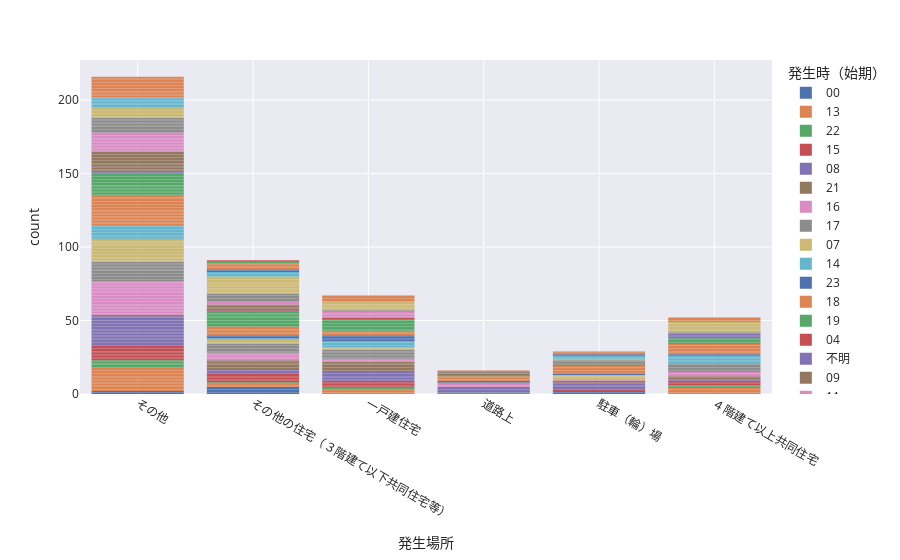

This figure's notebook cell:
### Code cell
fig = px.bar(kashiwa,
            x='発生場所',
            color='発生時（始期）',
            template='seaborn')
fig.update_traces(
    marker_line_width=0
)
fig.update_xaxes(categoryorder='category ascending')
fig.show()

### Figure 1 — Plotly figure (JSON) as saved in the notebook; plotly's stock layout.template omitted (floating-point values rounded to 4 significant figures)
{"data": [{"alignmentgroup": "True", "hovertemplate": "発生時（始期）=00<br>発生場所=%{x}<br>count=%{y}<extra></extra>", "legendgroup": "00", "marker": {"color": "rgb(76,114,176)", "line": {"width": 0}, "pattern": {"shape": ""}}, "name": "00", "offsetgroup": "00", "orientation": "v", "showlegend": true, "textposition": "auto", "type": "bar", "x": ["その他の住宅（３階建て以下共同住宅等）", "その他の住宅（３階建て以下共同住宅等）", "その他の住宅（３階建て以下共同住宅等）", "駐車（輪）場", "その他の住宅（３階建て以下共同住宅等）", "駐車（輪）場", "その他", "その他", "その他の住宅（３階建て以下共同住宅等）"], "xaxis": "x", "y": [1, 1, 1, 1, 1, 1, 1, 1, 1], "yaxis": "y"}, {"alignmentgroup": "True", "hovertemplate": "発生時（始期）=13<br>発生場所=%{x}<br>count=%{y}<extra></extra>", "legendgroup": "13", "marker": {"color": "rgb(221,132,82)", "line": {"width": 0}, "pattern": {"shape": ""}}, "name": "13", "offsetgroup": "13", "orientation": "v", "showlegend": true, "textposition": "auto", "type": "bar", "x": ["一戸建住宅", "その他", "一戸建住宅", "その他", "その他", "一戸建住宅", "その他", "その他", "その他の住宅（３階建て以下共同住宅等）", "その他", "４階建て以上共同住宅", "その他", "その他", "その他", "その他", "４階建て以上共同住宅", "その他", "その他", "その他", "その他", "４階建て以上共同住宅", "４階建て以上共同住宅", "その他の住宅（３階建て以下共同住宅等）", "その他", "その他"], "xaxis": "x", "y": [1, 1, 1, 1, 1, 1, 1, 1, 1, 1, 1, 1, 1, 1, 1, 1, 1, 1, 1, 1, 1, 1, 1, 1, 1], "yaxis": "y"}, {"alignmentgroup": "True", "hovertemplate": "発生時（始期）=22<br>発生場所=%{x}<br>count=%{y}<extra></extra>", "legendgroup": "22", "marker": {"color": "rgb(85,168,104)", "line": {"width": 0}, "pattern": {"shape": ""}}, "name": "22", "offsetgroup": "22", "orientation": "v", "showlegend": true, "textposition": "auto", "type": "bar", "x": ["その他の住宅（３階建て以下共同住宅等）", "その他", "４階建て以上共同住宅", "その他", "その他", "４階建て以上共同住宅", "その他", "道路上", "その他", "一戸建住宅", "一戸建住宅"], "xaxis": "x", "y": [1, 1, 1, 1, 1, 1, 1, 1, 1, 1, 1], "yaxis": "y"}, {"alignmentgroup": "True", "hovertemplate": "発生時（始期）=15<br>発生場所=%{x}<br>count=%{y}<extra></extra>", "legendgroup": "15", "marker": {"color": "rgb(196,78,82)", "line": {"width": 0}, "pattern": {"shape": ""}}, "name": "15", "offsetgroup": "15", "orientation": "v", "showlegend": true, "textposition": "auto", "type": "bar", "x": ["一戸建住宅", "その他の住宅（３階建て以下共同住宅等）", "その他", "その他", "一戸建住宅", "その他", "その他の住宅（３階建て以下共同住宅等）", "一戸建住宅", "その他", "その他", "４階建て以上共同住宅", "４階建て以上共同住宅", "その他", "その他", "駐車（輪）場", "一戸建住宅", "その他", "その他", "その他の住宅（３階建て以下共同住宅等）", "その他", "その他の住宅（３階建て以下共同住宅等）", "その他の住宅（３階建て以下共同住宅等）", "４階建て以上共同住宅", "その他の住宅（３階建て以下共同住宅等）"], "xaxis": "x", "y": [1, 1, 1, 1, 1, 1, 1, 1, 1, 1, 1, 1, 1, 1, 1, 1, 1, 1, 1, 1, 1, 1, 1, 1], "yaxis": "y"}, {"alignmentgroup": "True", "hovertemplate": "発生時（始期）=08<br>発生場所=%{x}<br>count=%{y}<extra></extra>", "legendgroup": "08", "marker": {"color": "rgb(129,114,179)", "line": {"width": 0}, "pattern": {"shape": ""}}, "name": "08", "offsetgroup": "08", "orientation": "v", "showlegend": true, "textposition": "auto", "type": "bar", "x": ["その他", "一戸建住宅", "一戸建住宅", "一戸建住宅", "４階建て以上共同住宅", "その他", "その他", "その他", "道路上", "その他", "その他", "その他", "その他", "一戸建住宅", "一戸建住宅", "駐車（輪）場", "その他の住宅（３階建て以下共同住宅等）", "その他の住宅（３階建て以下共同住宅等）", "その他", "その他", "道路上", "駐車（輪）場", "その他", "道路上", "その他", "その他の住宅（３階建て以下共同住宅等）", "その他", "その他", "その他", "一戸建住宅", "その他", "その他", "その他", "駐車（輪）場", "その他", "駐車（輪）場", "その他"], "xaxis": "x", "y": [1, 1, 1, 1, 1, 1, 1, 1, 1, 1, 1, 1, 1, 1, 1, 1, 1, 1, 1, 1, 1, 1, 1, 1, 1, 1, 1, 1, 1, 1, 1, 1, 1, 1, 1, 1, 1], "yaxis": "y"}, {"alignmentgroup": "True", "hovertemplate": "発生時（始期）=21<br>発生場所=%{x}<br>count=%{y}<extra></extra>", "legendgroup": "21", "marker": {"color": "rgb(147,120,96)", "line": {"width": 0}, "pattern": {"shape": ""}}, "name": "21", "offsetgroup": "21", "orientation": "v", "showlegend": true, "textposition": "auto", "type": "bar", "x": ["一戸建住宅", "一戸建住宅", "道路上", "その他の住宅（３階建て以下共同住宅等）", "一戸建住宅", "一戸建住宅", "その他の住宅（３階建て以下共同住宅等）", "一戸建住宅", "その他の住宅（３階建て以下共同住宅等）", "その他の住宅（３階建て以下共同住宅等）", "４階建て以上共同住宅", "その他の住宅（３階建て以下共同住宅等）", "駐車（輪）場", "４階建て以上共同住宅", "駐車（輪）場", "その他", "その他の住宅（３階建て以下共同住宅等）", "一戸建住宅", "一戸建住宅"], "xaxis": "x", "y": [1, 1, 1, 1, 1, 1, 1, 1, 1, 1, 1, 1, 1, 1, 1, 1, 1, 1, 1], "yaxis": "y"}, {"alignmentgroup": "True", "hovertemplate": "発生時（始期）=16<br>発生場所=%{x}<br>count=%{y}<extra></extra>", "legendgroup": "16", "marker": {"color": "rgb(218,139,195)", "line": {"width": 0}, "pattern": {"shape": ""}}, "name": "16", "offsetgroup": "16", "orientation": "v", "showlegend": true, "textposition": "auto", "type": "bar", "x": ["その他の住宅（３階建て以下共同住宅等）", "その他", "その他", "道路上", "その他", "その他", "その他", "その他", "その他", "その他", "その他", "その他", "その他の住宅（３階建て以下共同住宅等）", "道路上", "その他の住宅（３階建て以下共同住宅等）", "４階建て以上共同住宅", "その他", "その他", "その他", "４階建て以上共同住宅", "その他", "その他", "その他", "４階建て以上共同住宅", "その他", "その他", "その他", "その他の住宅（３階建て以下共同住宅等）", "その他", "その他の住宅（３階建て以下共同住宅等）", "駐車（輪）場", "その他", "一戸建住宅", "その他", "その他", "一戸建住宅"], "xaxis": "x", "y": [1, 1, 1, 1, 1, 1, 1, 1, 1, 1, 1, 1, 1, 1, 1, 1, 1, 1, 1, 1, 1, 1, 1, 1, 1, 1, 1, 1, 1, 1, 1, 1, 1, 1, 1, 1], "yaxis": "y"}, {"alignmentgroup": "True", "hovertemplate": "発生時（始期）=17<br>発生場所=%{x}<br>count=%{y}<extra></extra>", "legendgroup": "17", "marker": {"color": "rgb(140,140,140)", "line": {"width": 0}, "pattern": {"shape": ""}}, "name": "17", "offsetgroup": "17", "orientation": "v", "showlegend": true, "textposition": "auto", "type": "bar", "x": ["一戸建住宅", "一戸建住宅", "その他の住宅（３階建て以下共同住宅等）", "その他の住宅（３階建て以下共同住宅等）", "その他", "その他", "その他", "一戸建住宅", "一戸建住宅", "その他", "道路上", "その他", "その他の住宅（３階建て以下共同住宅等）", "４階建て以上共同住宅", "その他", "一戸建住宅", "その他の住宅（３階建て以下共同住宅等）", "その他", "その他", "４階建て以上共同住宅", "その他", "その他", "４階建て以上共同住宅", "その他", "その他", "その他", "４階建て以上共同住宅", "４階建て以上共同住宅", "４階建て以上共同住宅", "その他の住宅（３階建て以下共同住宅等）", "その他の住宅（３階建て以下共同住宅等）", "一戸建住宅"], "xaxis": "x", "y": [1, 1, 1, 1, 1, 1, 1, 1, 1, 1, 1, 1, 1, 1, 1, 1, 1, 1, 1, 1, 1, 1, 1, 1, 1, 1, 1, 1, 1, 1, 1, 1], "yaxis": "y"}, {"alignmentgroup": "True", "hovertemplate": "発生時（始期）=07<br>発生場所=%{x}<br>count=%{y}<extra></extra>", "legendgroup": "07", "marker": {"color": "rgb(204,185,116)", "line": {"width": 0}, "pattern": {"shape": ""}}, "name": "07", "offsetgroup": "07", "orientation": "v", "showlegend": true, "textposition": "auto", "type": "bar", "x": ["その他", "その他", "その他", "その他", "駐車（輪）場", "その他", "その他", "その他", "駐車（輪）場", "その他", "その他", "その他の住宅（３階建て以下共同住宅等）", "駐車（輪）場", "その他の住宅（３階建て以下共同住宅等）", "一戸建住宅", "その他", "その他", "その他", "その他の住宅（３階建て以下共同住宅等）", "その他", "その他", "一戸建住宅", "その他"], "xaxis": "x", "y": [1, 1, 1, 1, 1, 1, 1, 1, 1, 1, 1, 1, 1, 1, 1, 1, 1, 1, 1, 1, 1, 1, 1], "yaxis": "y"}, {"alignmentgroup": "True", "hovertemplate": "発生時（始期）=14<br>発生場所=%{x}<br>count=%{y}<extra></extra>", "legendgroup": "14", "marker": {"color": "rgb(100,181,205)", "line": {"width": 0}, "pattern": {"shape": ""}}, "name": "14", "offsetgroup": "14", "orientation": "v", "showlegend": true, "textposition": "auto", "type": "bar", "x": ["その他", "その他", "一戸建住宅", "４階建て以上共同住宅", "その他", "４階建て以上共同住宅", "その他", "その他", "その他", "一戸建住宅", "その他の住宅（３階建て以下共同住宅等）", "その他", "その他", "一戸建住宅", "４階建て以上共同住宅", "一戸建住宅", "その他", "４階建て以上共同住宅", "４階建て以上共同住宅", "その他"], "xaxis": "x", "y": [1, 1, 1, 1, 1, 1, 1, 1, 1, 1, 1, 1, 1, 1, 1, 1, 1, 1, 1, 1], "yaxis": "y"}, {"alignmentgroup": "True", "hovertemplate": "発生時（始期）=23<br>発生場所=%{x}<br>count=%{y}<extra></extra>", "legendgroup": "23", "marker": {"color": "rgb(76,114,176)", "line": {"width": 0}, "pattern": {"shape": ""}}, "name": "23", "offsetgroup": "23", "orientation": "v", "showlegend": true, "textposition": "auto", "type": "bar", "x": ["一戸建住宅", "駐車（輪）場", "一戸建住宅", "その他の住宅（３階建て以下共同住宅等）", "その他の住宅（３階建て以下共同住宅等）", "一戸建住宅", "道路上", "４階建て以上共同住宅", "一戸建住宅"], "xaxis": "x", "y": [1, 1, 1, 1, 1, 1, 1, 1, 1], "yaxis": "y"}, {"alignmentgroup": "True", "hovertemplate": "発生時（始期）=18<br>発生場所=%{x}<br>count=%{y}<extra></extra>", "legendgroup": "18", "marker": {"color": "rgb(221,132,82)", "line": {"width": 0}, "pattern": {"shape": ""}}, "name": "18", "offsetgroup": "18", "orientation": "v", "showlegend": true, "textposition": "auto", "type": "bar", "x": ["４階建て以上共同住宅", "その他", "駐車（輪）場", "道路上", "その他の住宅（３階建て以下共同住宅等）", "その他", "その他", "駐車（輪）場", "一戸建住宅", "その他", "その他", "その他", "４階建て以上共同住宅", "一戸建住宅", "その他", "その他", "その他", "その他", "その他", "その他", "その他の住宅（３階建て以下共同住宅等）", "４階建て以上共同住宅", "４階建て以上共同住宅", "その他", "駐車（輪）場", "４階建て以上共同住宅", "４階建て以上共同住宅", "その他", "その他", "４階建て以上共同住宅", "その他の住宅（３階建て以下共同住宅等）", "道路上", "その他", "その他", "道路上", "駐車（輪）場", "一戸建住宅", "その他の住宅（３階建て以下共同住宅等）", "その他の住宅（３階建て以下共同住宅等）", "その他", "その他", "駐車（輪）場", "その他", "その他の住宅（３階建て以下共同住宅等）"], "xaxis": "x", "y": [1, 1, 1, 1, 1, 1, 1, 1, 1, 1, 1, 1, 1, 1, 1, 1, 1, 1, 1, 1, 1, 1, 1, 1, 1, 1, 1, 1, 1, 1, 1, 1, 1, 1, 1, 1, 1, 1, 1, 1, 1, 1, 1, 1], "yaxis": "y"}, {"alignmentgroup": "True", "hovertemplate": "発生時（始期）=19<br>発生場所=%{x}<br>count=%{y}<extra></extra>", "legendgroup": "19", "marker": {"color": "rgb(85,168,104)", "line": {"width": 0}, "pattern": {"shape": ""}}, "name": "19", "offsetgroup": "19", "orientation": "v", "showlegend": true, "textposition": "auto", "type": "bar", "x": ["一戸建住宅", "その他の住宅（３階建て以下共同住宅等）", "その他の住宅（３階建て以下共同住宅等）", "その他", "その他", "その他", "その他の住宅（３階建て以下共同住宅等）", "４階建て以上共同住宅", "道路上", "その他", "その他", "その他", "一戸建住宅", "その他", "一戸建住宅", "一戸建住宅", "その他の住宅（３階建て以下共同住宅等）", "その他", "４階建て以上共同住宅", "一戸建住宅", "その他の住宅（３階建て以下共同住宅等）", "その他", "その他", "その他の住宅（３階建て以下共同住宅等）", "その他", "駐車（輪）場", "その他", "その他", "その他の住宅（３階建て以下共同住宅等）", "４階建て以上共同住宅", "一戸建住宅", "その他の住宅（３階建て以下共同住宅等）", "その他の住宅（３階建て以下共同住宅等）", "その他", "その他", "その他の住宅（３階建て以下共同住宅等）", "一戸建住宅", "一戸建住宅", "４階建て以上共同住宅"], "xaxis": "x", "y": [1, 1, 1, 1, 1, 1, 1, 1, 1, 1, 1, 1, 1, 1, 1, 1, 1, 1, 1, 1, 1, 1, 1, 1, 1, 1, 1, 1, 1, 1, 1, 1, 1, 1, 1, 1, 1, 1, 1], "yaxis": "y"}, {"alignmentgroup": "True", "hovertemplate": "発生時（始期）=04<br>発生場所=%{x}<br>count=%{y}<extra></extra>", "legendgroup": "04", "marker": {"color": "rgb(196,78,82)", "line": {"width": 0}, "pattern": {"shape": ""}}, "name": "04", "offsetgroup": "04", "orientation": "v", "showlegend": true, "textposition": "auto", "type": "bar", "x": ["一戸建住宅", "その他の住宅（３階建て以下共同住宅等）"], "xaxis": "x", "y": [1, 1], "yaxis": "y"}, {"alignmentgroup": "True", "hovertemplate": "発生時（始期）=不明<br>発生場所=%{x}<br>count=%{y}<extra></extra>", "legendgroup": "不明", "marker": {"color": "rgb(129,114,179)", "line": {"width": 0}, "pattern": {"shape": ""}}, "name": "不明", "offsetgroup": "不明", "orientation": "v", "showlegend": true, "textposition": "auto", "type": "bar", "x": ["４階建て以上共同住宅", "４階建て以上共同住宅", "その他", "４階建て以上共同住宅", "その他", "その他の住宅（３階建て以下共同住宅等）"], "xaxis": "x", "y": [1, 1, 1, 1, 1, 1], "yaxis": "y"}, {"alignmentgroup": "True", "hovertemplate": "発生時（始期）=09<br>発生場所=%{x}<br>count=%{y}<extra></extra>", "legendgroup": "09", "marker": {"color": "rgb(147,120,96)", "line": {"width": 0}, "pattern": {"shape": ""}}, "name": "09", "offsetgroup": "09", "orientation": "v", "showlegend": true, "textposition": "auto", "type": "bar", "x": ["その他", "その他", "駐車（輪）場", "その他", "その他", "その他の住宅（３階建て以下共同住宅等）", "その他", "その他", "道路上", "その他", "その他", "その他の住宅（３階建て以下共同住宅等）", "その他", "その他", "その他", "その他", "その他の住宅（３階建て以下共同住宅等）", "その他"], "xaxis": "x", "y": [1, 1, 1, 1, 1, 1, 1, 1, 1, 1, 1, 1, 1, 1, 1, 1, 1, 1], "yaxis": "y"}, {"alignmentgroup": "True", "hovertemplate": "発生時（始期）=11<br>発生場所=%{x}<br>count=%{y}<extra></extra>", "legendgroup": "11", "marker": {"color": "rgb(218,139,195)", "line": {"width": 0}, "pattern": {"shape": ""}}, "name": "11", "offsetgroup": "11", "orientation": "v", "showlegend": true, "textposition": "auto", "type": "bar", "x": ["その他", "一戸建住宅", "その他", "その他", "その他", "その他", "その他の住宅（３階建て以下共同住宅等）", "その他", "その他の住宅（３階建て以下共同住宅等）", "その他", "その他", "一戸建住宅", "その他", "その他", "一戸建住宅", "その他", "その他", "その他", "一戸建住宅"], "xaxis": "x", "y": [1, 1, 1, 1, 1, 1, 1, 1, 1, 1, 1, 1, 1, 1, 1, 1, 1, 1, 1], "yaxis": "y"}, {"alignmentgroup": "True", "hovertemplate": "発生時（始期）=10<br>発生場所=%{x}<br>count=%{y}<extra></extra>", "legendgroup": "10", "marker": {"color": "rgb(140,140,140)", "line": {"width": 0}, "pattern": {"shape": ""}}, "name": "10", "offsetgroup": "10", "orientation": "v", "showlegend": true, "textposition": "auto", "type": "bar", "x": ["その他の住宅（３階建て以下共同住宅等）", "その他", "その他", "その他", "一戸建住宅", "駐車（輪）場", "４階建て以上共同住宅", "その他の住宅（３階建て以下共同住宅等）", "その他", "その他の住宅（３階建て以下共同住宅等）", "その他", "その他", "駐車（輪）場", "道路上", "その他", "その他", "その他", "その他の住宅（３階建て以下共同住宅等）", "その他の住宅（３階建て以下共同住宅等）", "その他"], "xaxis": "x", "y": [1, 1, 1, 1, 1, 1, 1, 1, 1, 1, 1, 1, 1, 1, 1, 1, 1, 1, 1, 1], "yaxis": "y"}, {"alignmentgroup": "True", "hovertemplate": "発生時（始期）=20<br>発生場所=%{x}<br>count=%{y}<extra></extra>", "legendgroup": "20", "marker": {"color": "rgb(204,185,116)", "line": {"width": 0}, "pattern": {"shape": ""}}, "name": "20", "offsetgroup": "20", "orientation": "v", "showlegend": true, "textposition": "auto", "type": "bar", "x": ["その他の住宅（３階建て以下共同住宅等）", "４階建て以上共同住宅", "４階建て以上共同住宅", "４階建て以上共同住宅", "一戸建住宅", "一戸建住宅", "その他の住宅（３階建て以下共同住宅等）", "一戸建住宅", "その他", "駐車（輪）場", "その他の住宅（３階建て以下共同住宅等）", "その他の住宅（３階建て以下共同住宅等）", "その他の住宅（３階建て以下共同住宅等）", "その他の住宅（３階建て以下共同住宅等）", "一戸建住宅", "その他", "その他", "その他", "その他", "その他", "４階建て以上共同住宅", "４階建て以上共同住宅", "その他の住宅（３階建て以下共同住宅等）", "その他の住宅（３階建て以下共同住宅等）", "一戸建住宅", "その他の住宅（３階建て以下共同住宅等）", "４階建て以上共同住宅", "一戸建住宅", "その他の住宅（３階建て以下共同住宅等）", "その他", "その他の住宅（３階建て以下共同住宅等）", "その他の住宅（３階建て以下共同住宅等）", "４階建て以上共同住宅"], "xaxis": "x", "y": [1, 1, 1, 1, 1, 1, 1, 1, 1, 1, 1, 1, 1, 1, 1, 1, 1, 1, 1, 1, 1, 1, 1, 1, 1, 1, 1, 1, 1, 1, 1, 1, 1], "yaxis": "y"}, {"alignmentgroup": "True", "hovertemplate": "発生時（始期）=06<br>発生場所=%{x}<br>count=%{y}<extra></extra>", "legendgroup": "06", "marker": {"color": "rgb(100,181,205)", "line": {"width": 0}, "pattern": {"shape": ""}}, "name": "06", "offsetgroup": "06", "orientation": "v", "showlegend": true, "textposition": "auto", "type": "bar", "x": ["駐車（輪）場", "その他", "その他", "その他", "その他", "その他の住宅（３階建て以下共同住宅等）", "その他の住宅（３階建て以下共同住宅等）", "その他", "その他", "駐車（輪）場", "その他の住宅（３階建て以下共同住宅等）", "その他"], "xaxis": "x", "y": [1, 1, 1, 1, 1, 1, 1, 1, 1, 1, 1, 1], "yaxis": "y"}, {"alignmentgroup": "True", "hovertemplate": "発生時（始期）=05<br>発生場所=%{x}<br>count=%{y}<extra></extra>", "legendgroup": "05", "marker": {"color": "rgb(76,114,176)", "line": {"width": 0}, "pattern": {"shape": ""}}, "name": "05", "offsetgroup": "05", "orientation": "v", "showlegend": true, "textposition": "auto", "type": "bar", "x": ["駐車（輪）場", "その他の住宅（３階建て以下共同住宅等）", "その他の住宅（３階建て以下共同住宅等）"], "xaxis": "x", "y": [1, 1, 1], "yaxis": "y"}, {"alignmentgroup": "True", "hovertemplate": "発生時（始期）=12<br>発生場所=%{x}<br>count=%{y}<extra></extra>", "legendgroup": "12", "marker": {"color": "rgb(221,132,82)", "line": {"width": 0}, "pattern": {"shape": ""}}, "name": "12", "offsetgroup": "12", "orientation": "v", "showlegend": true, "textposition": "auto", "type": "bar", "x": ["駐車（輪）場", "一戸建住宅", "一戸建住宅", "一戸建住宅", "その他", "その他", "４階建て以上共同住宅", "その他", "その他", "駐車（輪）場", "その他", "その他", "４階建て以上共同住宅", "その他", "その他の住宅（３階建て以下共同住宅等）", "その他", "その他", "その他", "その他の住宅（３階建て以下共同住宅等）", "道路上", "その他", "その他", "その他", "４階建て以上共同住宅", "その他の住宅（３階建て以下共同住宅等）", "その他の住宅（３階建て以下共同住宅等）", "一戸建住宅", "その他"], "xaxis": "x", "y": [1, 1, 1, 1, 1, 1, 1, 1, 1, 1, 1, 1, 1, 1, 1, 1, 1, 1, 1, 1, 1, 1, 1, 1, 1, 1, 1, 1], "yaxis": "y"}, {"alignmentgroup": "True", "hovertemplate": "発生時（始期）=02<br>発生場所=%{x}<br>count=%{y}<extra></extra>", "legendgroup": "02", "marker": {"color": "rgb(85,168,104)", "line": {"width": 0}, "pattern": {"shape": ""}}, "name": "02", "offsetgroup": "02", "orientation": "v", "showlegend": true, "textposition": "auto", "type": "bar", "x": ["その他の住宅（３階建て以下共同住宅等）"], "xaxis": "x", "y": [1], "yaxis": "y"}, {"alignmentgroup": "True", "hovertemplate": "発生時（始期）=01<br>発生場所=%{x}<br>count=%{y}<extra></extra>", "legendgroup": "01", "marker": {"color": "rgb(196,78,82)", "line": {"width": 0}, "pattern": {"shape": ""}}, "name": "01", "offsetgroup": "01", "orientation": "v", "showlegend": true, "textposition": "auto", "type": "bar", "x": ["その他の住宅（３階建て以下共同住宅等）"], "xaxis": "x", "y": [1], "yaxis": "y"}], "layout": {"barmode": "relative", "legend": {"title": {"text": "発生時（始期）"}, "tracegroupgap": 0}, "margin": {"t": 60}, "xaxis": {"anchor": "y", "categoryorder": "category ascending", "domain": [0, 1], "title": {"text": "発生場所"}}, "yaxis": {"anchor": "x", "domain": [0, 1], "title": {"text": "count"}}}}
